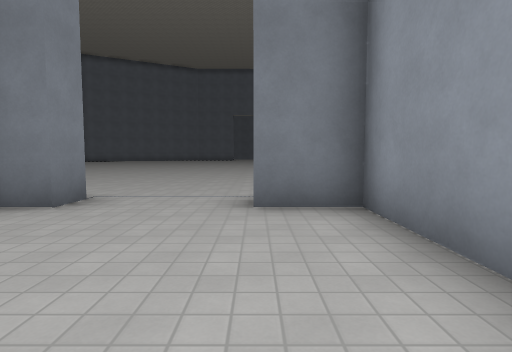
[1] (above)

19 first-person views from a walk through a level from a Godot 3-D game. The camera is 1.3 m above the floor, tilts 4° down and sees 80° across. The floor is counted in squares, 2 m on a side. Each view is taken from the middle of a square. On the plan, view 1 faces up. The plan holds only what a view shows up to about 10 squares ahead; the rest is blank. The place goes on beyond the plan. Surface patterns are stand-ins for the level's own textures.

[2]
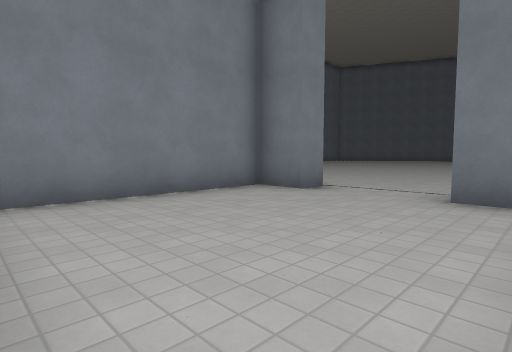

[3]
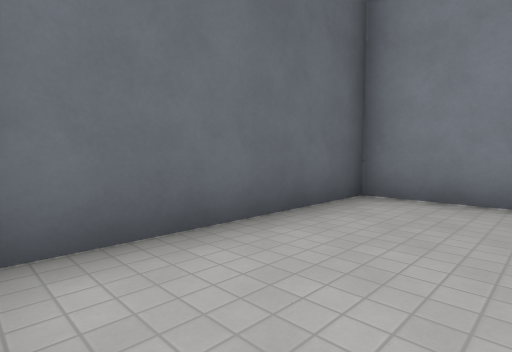

[4]
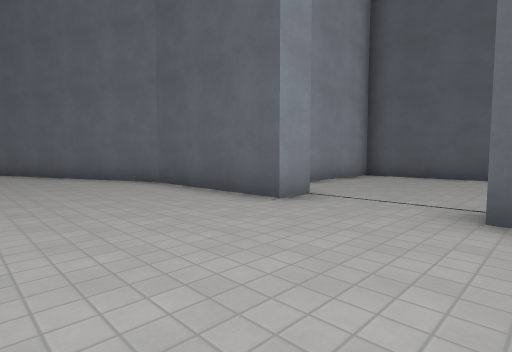

[5]
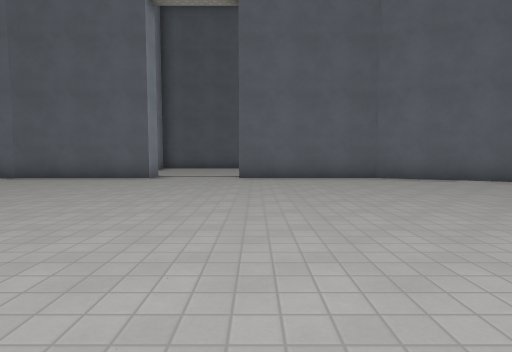

[6]
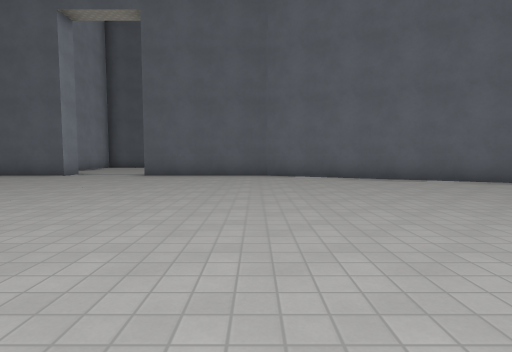

[7]
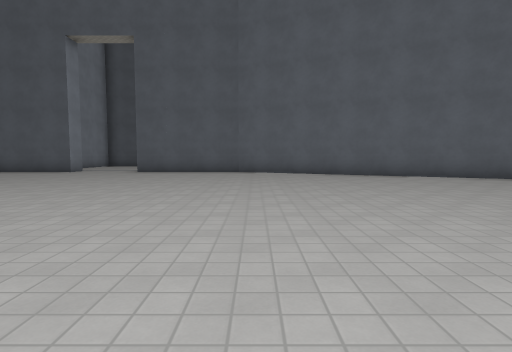

[8]
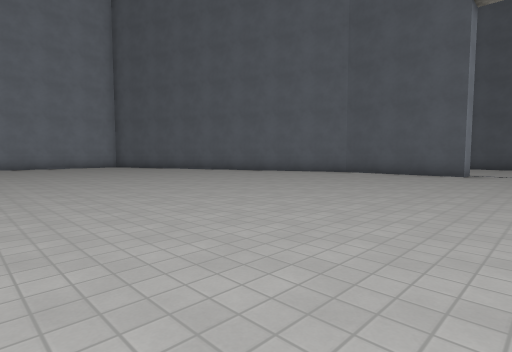

[9]
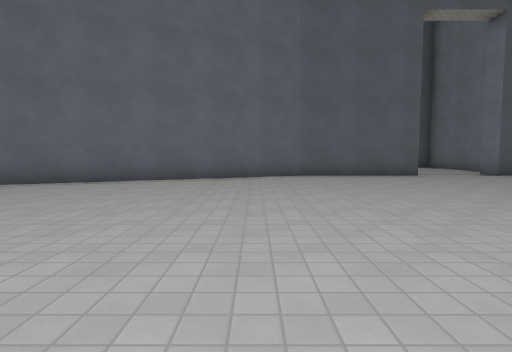

[10]
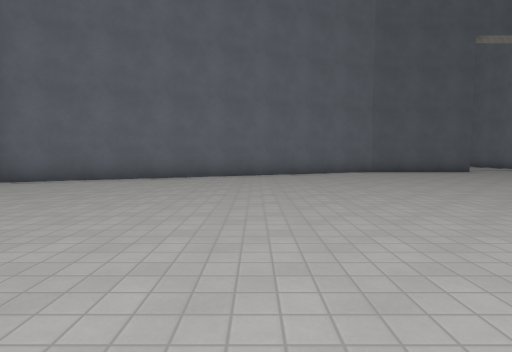

[11]
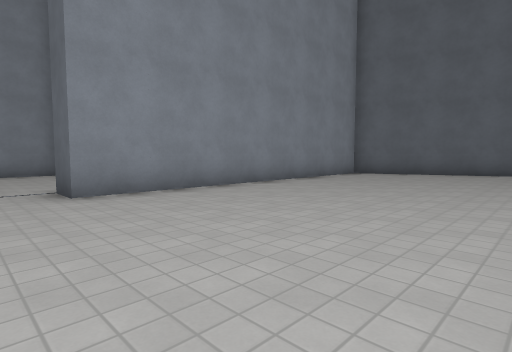

[12]
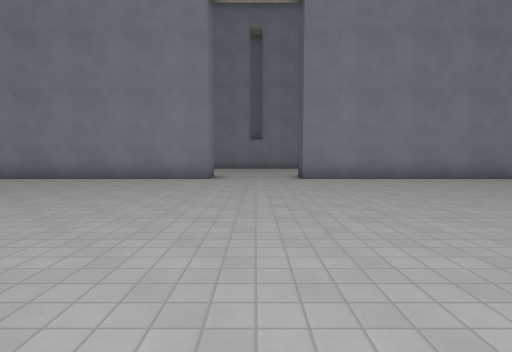

[13]
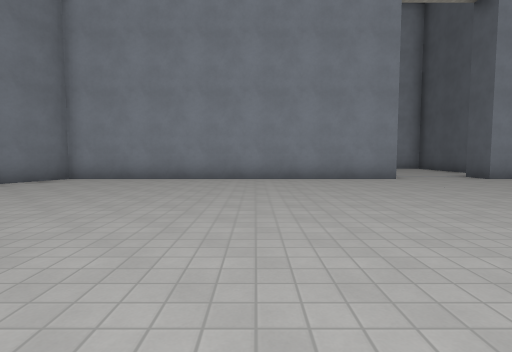

[14]
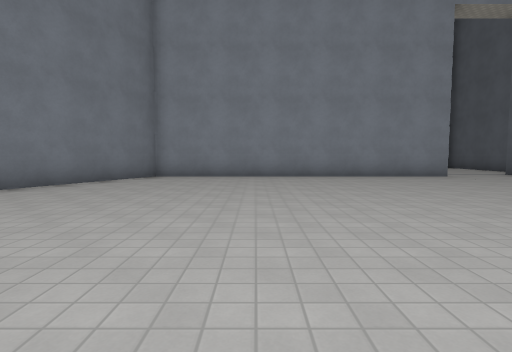

[15]
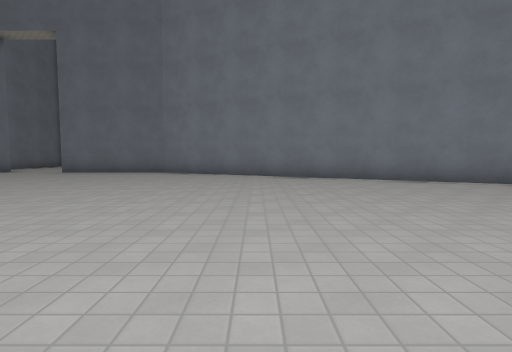

[16]
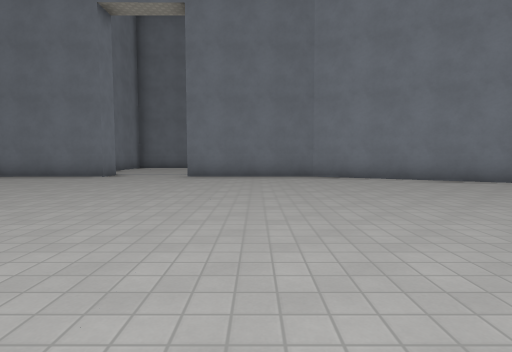

[17]
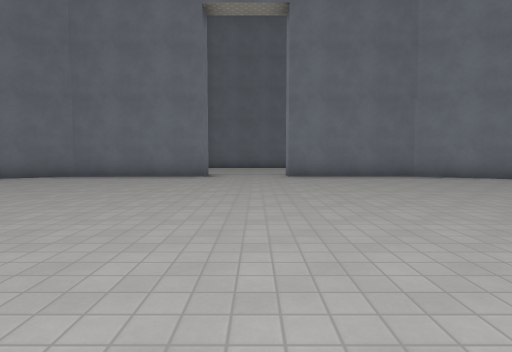

[18]
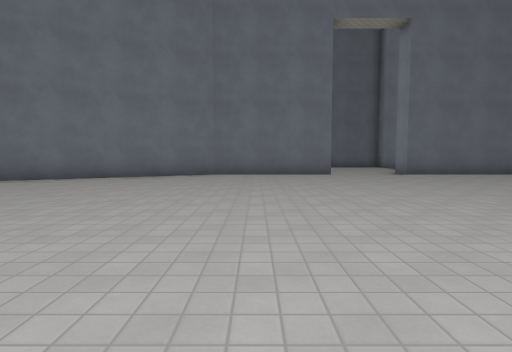

[19]
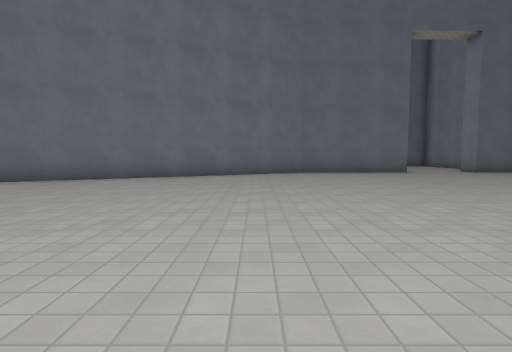

### Floor plan
Points are (right, up) in squares from view 1. A wall is a line through its corners. A room is listed if a view was taken in it or the views show most of it. See-through windows are left out.
Room 1 (views 1, 2, 3)
walls: (-2.5, 3.8) (-3.7, 3.8) (-3.7, -1.2) (1.3, -1.2) (1.3, 3.8) (0, 3.8)
ways out: opening at (-1.5, 4) to room 2
Room 2 (views 4, 5, 6, 7, 8, 9, 10, 11, 12, 13, 14, 15, 16, 17, 18, 19)
walls: (15, 20.2) (14.1, 20.2) (14.1, 29) (3.7, 34.1) (0, 34); (0, 3.8) (0, 4.5) (3.7, 4.6) (14, 8.9); (-2.5, 34.9) (-2.5, 34) (-6.3, 34) (-13.5, 30.4); (14.1, 9.9) (14.1, 17.7) (15.1, 17.7); (-13.6, 7.8) (-6.4, 4.5) (-2.5, 4.5) (-2.5, 3.8)
ways out: opening at (-1.5, 4) to room 1; opening at (-1.5, 34)

Where each view was taken, in squares from view 1:
view 1: 0 up, 0 right, facing up
view 2: 1 down, 1 right, facing up-left
view 3: 1 up, 1 right, facing down-left
view 4: 8 up, 3 left, facing down-right
view 5: 13 up, 3 left, facing down
view 6: 14 up, 6 left, facing down
view 7: 16 up, 7 left, facing down
view 8: 15 up, 2 left, facing down-right
view 9: 14 up, 5 right, facing down
view 10: 16 up, 8 right, facing down
view 11: 19 up, 9 right, facing down-right
view 12: 19 up, 6 right, facing right
view 13: 24 up, 6 right, facing right
view 14: 26 up, 5 right, facing right
view 15: 23 up, 7 right, facing up
view 16: 25 up, 2 right, facing up
view 17: 25 up, 1 left, facing up
view 18: 24 up, 5 left, facing up
view 19: 23 up, 8 left, facing up
